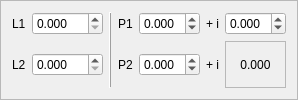
                <widget class="QFrame" name="frameKP">
                 <property name="layoutDirection">
                  <enum>Qt::LeftToRight</enum>
                 </property>
                 <property name="frameShape">
                  <enum>QFrame::StyledPanel</enum>
                 </property>
                 <property name="frameShadow">
                  <enum>QFrame::Raised</enum>
                 </property>
                 <layout class="QGridLayout" name="gridLayout_16">
                  <item row="0" column="0">
                   <widget class="QLabel" name="label_7">
                    <property name="text">
                     <string>L1</string>
                    </property>
                   </widget>
                  </item>
                  <item row="0" column="5">
                   <widget class="QDoubleSpinBox" name="dSpinP1Real_Obs">
                    <property name="decimals">
                     <number>3</number>
                    </property>
                    <property name="minimum">
                     <double>-1.000000000000000</double>
                    </property>
                    <property name="maximum">
                     <double>1.000000000000000</double>
                    </property>
                    <property name="singleStep">
                     <double>0.100000000000000</double>
                    </property>
                   </widget>
                  </item>
                  <item row="0" column="6" colspan="2">
                   <widget class="QLabel" name="label_8">
                    <property name="text">
                     <string>+ i</string>
                    </property>
                   </widget>
                  </item>
                  <item row="1" column="0" rowspan="2">
                   <widget class="QLabel" name="label_9">
                    <property name="text">
                     <string>L2</string>
                    </property>
                   </widget>
                  </item>
                  <item row="1" column="1" rowspan="2">
                   <widget class="QDoubleSpinBox" name="dSpinL2_Obs">
                    <property name="decimals">
                     <number>3</number>
                    </property>
                    <property name="minimum">
                     <double>0.000000000000000</double>
                    </property>
                    <property name="maximum">
                     <double>999.990000000000009</double>
                    </property>
                   </widget>
                  </item>
                  <item row="1" column="4" rowspan="2">
                   <widget class="QLabel" name="label_10">
                    <property name="text">
                     <string>P2</string>
                    </property>
                   </widget>
                  </item>
                  <item row="1" column="5" rowspan="2">
                   <widget class="QDoubleSpinBox" name="dSpinP2Real_Obs">
                    <property name="decimals">
                     <number>3</number>
                    </property>
                    <property name="minimum">
                     <double>-1.000000000000000</double>
                    </property>
                    <property name="maximum">
                     <double>1.000000000000000</double>
                    </property>
                    <property name="singleStep">
                     <double>0.100000000000000</double>
                    </property>
                   </widget>
                  </item>
                  <item row="0" column="1">
                   <widget class="QDoubleSpinBox" name="dSpinL1_Obs">
                    <property name="decimals">
                     <number>3</number>
                    </property>
                    <property name="minimum">
                     <double>0.000000000000000</double>
                    </property>
                    <property name="maximum">
                     <double>999.990000000000009</double>
                    </property>
                   </widget>
                  </item>
                  <item row="0" column="4">
                   <widget class="QLabel" name="label_11">
                    <property name="text">
                     <string>P1</string>
                    </property>
                   </widget>
                  </item>
                  <item row="0" column="9">
                   <widget class="QDoubleSpinBox" name="dSpinComplexo_Obs">
                    <property name="decimals">
                     <number>3</number>
                    </property>
                    <property name="minimum">
                     <double>-1.000000000000000</double>
                    </property>
                    <property name="maximum">
                     <double>1.000000000000000</double>
                    </property>
                    <property name="singleStep">
                     <double>0.100000000000000</double>
                    </property>
                    <property name="value">
                     <double>0.000000000000000</double>
                    </property>
                   </widget>
                  </item>
                  <item row="1" column="6" rowspan="2" colspan="2">
                   <widget class="QLabel" name="label_12">
                    <property name="text">
                     <string>+ i</string>
                    </property>
                   </widget>
                  </item>
                  <item row="1" column="9" rowspan="2">
                   <widget class="QLabel" name="labelComplexo_Obs">
                    <property name="frameShape">
                     <enum>QFrame::StyledPanel</enum>
                    </property>
                    <property name="text">
                     <string>0.000</string>
                    </property>
                    <property name="alignment">
                     <set>Qt::AlignCenter</set>
                    </property>
                   </widget>
                  </item>
                  <item row="0" column="3" rowspan="3">
                   <widget class="Line" name="line_2">
                    <property name="frameShadow">
                     <enum>QFrame::Raised</enum>
                    </property>
                    <property name="orientation">
                     <enum>Qt::Vertical</enum>
                    </property>
                   </widget>
                  </item>
                 </layout>
                </widget>
